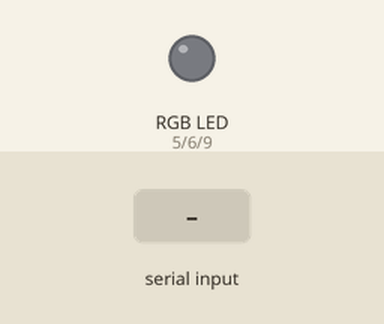
Recording of a sketch running on a simulated Arduino Uno, built with avr-gcc and run on an emulated ATmega328P. On the bench: an RGB LED mixed from three pins (HIGH = lit). Inputs (shaded band) come from the test bench. Dim RGB values are drawn brighter than linear; what the sketch prints to the serial monitor is not drawn.

Above: at 1.2 s.
1.3 s: "90,45,200\n" received over Serial
At 1.6 s:
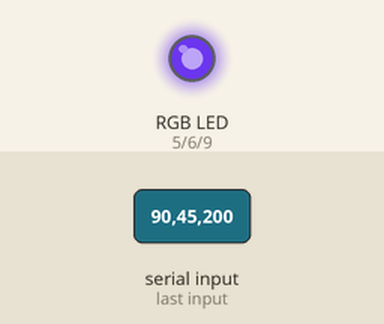
2.8 s: "30,150,10\n" received over Serial
At 3.8 s:
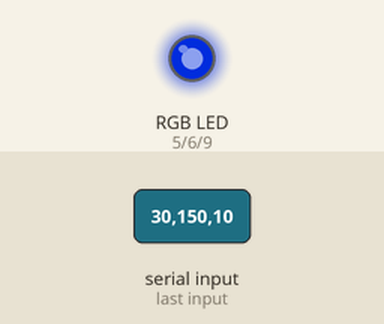
5.8 s: "90,45\n" received over Serial
At 8.0 s:
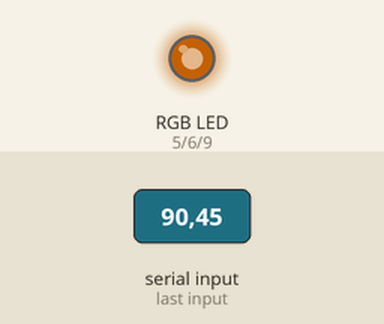
8.3 s: "30,150\n" received over Serial
At 9.9 s:
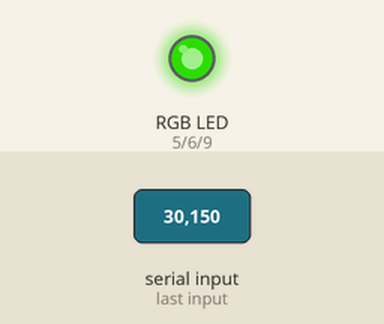
10.8 s: "90\n" received over Serial
At 13.6 s:
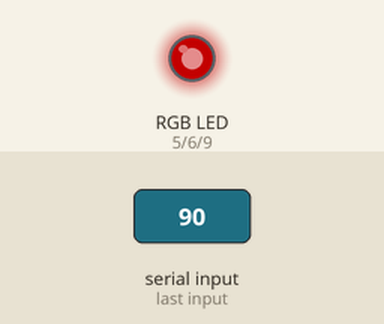
13.8 s: "200\n" received over Serial
At 17.2 s:
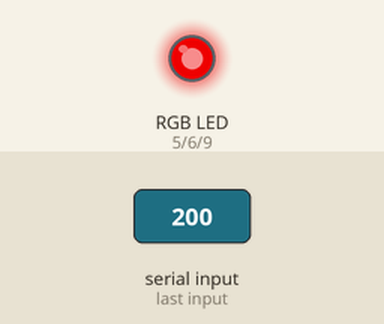
Timing chart, 0 to 17.8 s (numbered marks = the images above; inputs shaded):
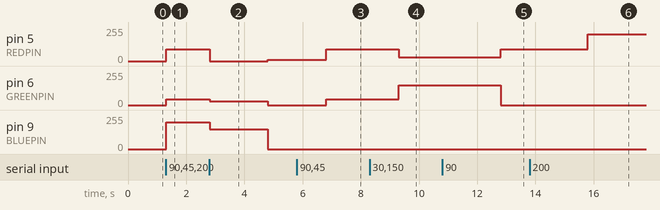

Measured:
- after the input at 1.3 s, pin 5 (REDPIN): 0/255 → 90/255 at once; pin 6 (GREENPIN): 0/255 → 45/255 at once; pin 9 (BLUEPIN): 0/255 → 200/255 at once
- after the input at 2.8 s, pin 5 (REDPIN): 90/255 → 0/255 after 0.01 s instead of 1.5 s; pin 6 (GREENPIN): 45/255 → 30/255 at once, → 0/255 2.0 s later; pin 9 (BLUEPIN): 200/255 → 150/255 at once, → 0/255 2.0 s later
- after the input at 5.8 s, pin 5 (REDPIN): 10/255 → 90/255 after 1.0 s; pin 6 (GREENPIN): 0/255 → 45/255 after 1.0 s
- after the input at 8.3 s, pin 5 (REDPIN): 90/255 → 30/255 after 1.0 s; pin 6 (GREENPIN): 45/255 → 150/255 after 1.0 s
- after the input at 10.8 s, pin 5 (REDPIN): 30/255 → 90/255 after 2.0 s; pin 6 (GREENPIN): 150/255 → 0/255 after 2.0 s
- after the input at 13.8 s, pin 5 (REDPIN): 90/255 → 200/255 after 2.0 s

The sketch:

Exercise7_RGB_LED.ino
```cpp
#define REDPIN 5
#define GREENPIN 6
#define BLUEPIN 9

void setup() {
  // put your setup code here, to run once:

  pinMode(REDPIN, OUTPUT);
  pinMode(GREENPIN, OUTPUT);
  pinMode(BLUEPIN, OUTPUT);

  Serial.begin(9600);
  Serial.println("Enter R, G, and B values to light up LED");

}

void loop() {
  // put your main code here, to run repeatedly:

  while(Serial.available() > 0){

    int red = Serial.parseInt();
    int green = Serial.parseInt();
    int blue = Serial.parseInt();

    analogWrite(REDPIN, red);
    analogWrite(GREENPIN, green);
    analogWrite(BLUEPIN, blue);

  }

}
```
